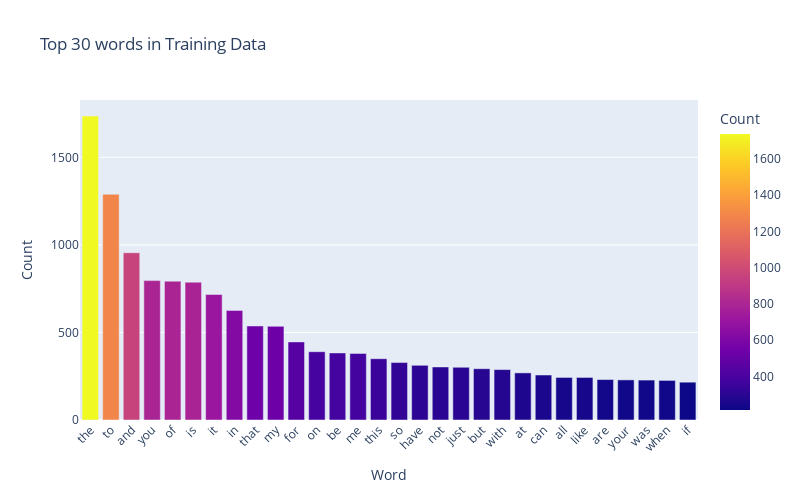
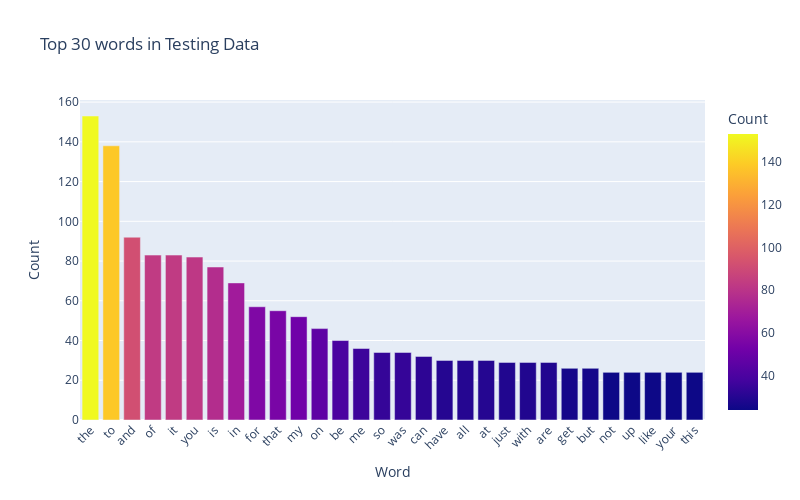

The notebook cell these images were saved under, in order:
### Code cell
import plotly.express as px
def show_bar_plot(vocab_freq_df: pd.DataFrame, title: str) -> None:
    fig = px.bar(
        vocab_freq_df,
        x="word",
        y="frequency",
        title=title,
        labels={"word": "Word", "frequency": "Count"},
        color="frequency"
    )

    fig.update_layout(
        xaxis_tickangle=-45,
        width=800,
        height=500,
        showlegend=False
    )

    fig.show()
show_bar_plot(train_vocab_freq_df, "Top 30 words in Training Data")
show_bar_plot(test_vocab_freq_df, "Top 30 words in Testing Data")

### Figure 1 — Plotly figure (JSON) as saved in the notebook; plotly's stock layout.template omitted (floating-point values rounded to 4 significant figures)
{"data": [{"hovertemplate": "Word=%{x}<br>Count=%{marker.color}<extra></extra>", "legendgroup": "", "marker": {"color": [1736, 1289, 955, 796, 793, 787, 717, 626, 537, 535, 446, 390, 383, 380, 350, 328, 312, 303, 301, 293, 288, 269, 257, 243, 243, 231, 229, 228, 226, 216], "coloraxis": "coloraxis", "pattern": {"shape": ""}}, "name": "", "orientation": "v", "showlegend": false, "textposition": "auto", "type": "bar", "x": ["the", "to", "and", "you", "of", "is", "it", "in", "that", "my", "for", "on", "be", "me", "this", "so", "have", "not", "just", "but", "with", "at", "can", "all", "like", "are", "your", "was", "when", "if"], "xaxis": "x", "y": [1736, 1289, 955, 796, 793, 787, 717, 626, 537, 535, 446, 390, 383, 380, 350, 328, 312, 303, 301, 293, 288, 269, 257, 243, 243, 231, 229, 228, 226, 216], "yaxis": "y"}], "layout": {"barmode": "relative", "coloraxis": {"colorbar": {"title": {"text": "Count"}}, "colorscale": [[0, "#0d0887"], [0.1111, "#46039f"], [0.2222, "#7201a8"], [0.3333, "#9c179e"], [0.4444, "#bd3786"], [0.5556, "#d8576b"], [0.6667, "#ed7953"], [0.7778, "#fb9f3a"], [0.8889, "#fdca26"], [1, "#f0f921"]]}, "height": 500, "legend": {"tracegroupgap": 0}, "showlegend": false, "title": {"text": "Top 30 words in Training Data"}, "width": 800, "xaxis": {"anchor": "y", "domain": [0, 1], "tickangle": -45, "title": {"text": "Word"}}, "yaxis": {"anchor": "x", "domain": [0, 1], "title": {"text": "Count"}}}}

### Figure 2 — Plotly figure (JSON) as saved in the notebook; plotly's stock layout.template omitted (floating-point values rounded to 4 significant figures)
{"data": [{"hovertemplate": "Word=%{x}<br>Count=%{marker.color}<extra></extra>", "legendgroup": "", "marker": {"color": [153, 138, 92, 83, 83, 82, 77, 69, 57, 55, 52, 46, 40, 36, 34, 34, 32, 30, 30, 30, 29, 29, 29, 26, 26, 24, 24, 24, 24, 24], "coloraxis": "coloraxis", "pattern": {"shape": ""}}, "name": "", "orientation": "v", "showlegend": false, "textposition": "auto", "type": "bar", "x": ["the", "to", "and", "of", "it", "you", "is", "in", "for", "that", "my", "on", "be", "me", "so", "was", "can", "have", "all", "at", "just", "with", "are", "get", "but", "not", "up", "like", "your", "this"], "xaxis": "x", "y": [153, 138, 92, 83, 83, 82, 77, 69, 57, 55, 52, 46, 40, 36, 34, 34, 32, 30, 30, 30, 29, 29, 29, 26, 26, 24, 24, 24, 24, 24], "yaxis": "y"}], "layout": {"barmode": "relative", "coloraxis": {"colorbar": {"title": {"text": "Count"}}, "colorscale": [[0, "#0d0887"], [0.1111, "#46039f"], [0.2222, "#7201a8"], [0.3333, "#9c179e"], [0.4444, "#bd3786"], [0.5556, "#d8576b"], [0.6667, "#ed7953"], [0.7778, "#fb9f3a"], [0.8889, "#fdca26"], [1, "#f0f921"]]}, "height": 500, "legend": {"tracegroupgap": 0}, "showlegend": false, "title": {"text": "Top 30 words in Testing Data"}, "width": 800, "xaxis": {"anchor": "y", "domain": [0, 1], "tickangle": -45, "title": {"text": "Word"}}, "yaxis": {"anchor": "x", "domain": [0, 1], "title": {"text": "Count"}}}}
